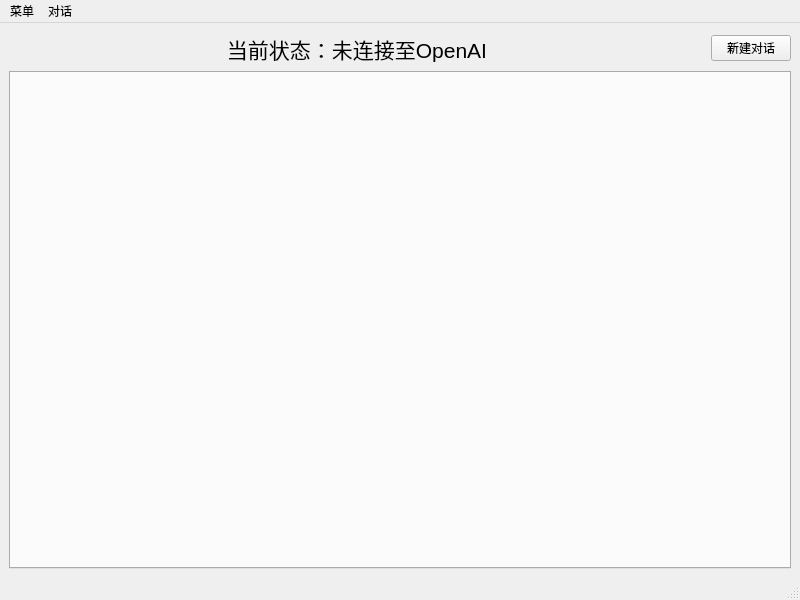
<?xml version="1.0" encoding="UTF-8"?>
<ui version="4.0">
 <class>MainWindow</class>
 <widget class="QMainWindow" name="MainWindow">
  <property name="geometry">
   <rect>
    <x>0</x>
    <y>0</y>
    <width>800</width>
    <height>600</height>
   </rect>
  </property>
  <property name="windowTitle">
   <string>GPT for Windows 3.3</string>
  </property>
  <property name="windowIcon">
   <iconset>
    <selectedon>:/icos/GPT_ICO.ico</selectedon>
   </iconset>
  </property>
  <widget class="QWidget" name="centralwidget">
   <layout class="QVBoxLayout" name="verticalLayout" stretch="1,15">
    <item>
     <layout class="QHBoxLayout" name="horizontalLayout" stretch="0,0">
      <item>
       <widget class="QLabel" name="Statelabel">
        <property name="sizePolicy">
         <sizepolicy hsizetype="Expanding" vsizetype="Expanding">
          <horstretch>0</horstretch>
          <verstretch>0</verstretch>
         </sizepolicy>
        </property>
        <property name="font">
         <font>
          <pointsize>16</pointsize>
         </font>
        </property>
        <property name="text">
         <string>当前状态：未连接至OpenAI</string>
        </property>
        <property name="alignment">
         <set>Qt::AlignCenter</set>
        </property>
       </widget>
      </item>
      <item>
       <widget class="QPushButton" name="NewChat">
        <property name="text">
         <string>新建对话</string>
        </property>
       </widget>
      </item>
     </layout>
    </item>
    <item>
     <widget class="QTabWidget" name="ChatTabs">
      <property name="enabled">
       <bool>true</bool>
      </property>
      <property name="sizePolicy">
       <sizepolicy hsizetype="Preferred" vsizetype="Preferred">
        <horstretch>0</horstretch>
        <verstretch>0</verstretch>
       </sizepolicy>
      </property>
      <property name="font">
       <font>
        <pointsize>11</pointsize>
       </font>
      </property>
      <property name="tabsClosable">
       <bool>true</bool>
      </property>
     </widget>
    </item>
   </layout>
  </widget>
  <widget class="QMenuBar" name="menubar">
   <property name="geometry">
    <rect>
     <x>0</x>
     <y>0</y>
     <width>800</width>
     <height>22</height>
    </rect>
   </property>
   <widget class="QMenu" name="menu">
    <property name="title">
     <string>菜单</string>
    </property>
    <addaction name="actionlongin"/>
    <addaction name="separator"/>
    <addaction name="actionshift"/>
    <addaction name="separator"/>
    <addaction name="actionabout"/>
   </widget>
   <widget class="QMenu" name="menu_2">
    <property name="title">
     <string>对话</string>
    </property>
    <addaction name="actionDelete"/>
    <addaction name="actionexport"/>
   </widget>
   <addaction name="menu"/>
   <addaction name="menu_2"/>
  </widget>
  <widget class="QStatusBar" name="statusbar"/>
  <action name="actionlongin">
   <property name="text">
    <string>登录</string>
   </property>
   <property name="toolTip">
    <string>登录</string>
   </property>
  </action>
  <action name="actionDelete">
   <property name="text">
    <string>重置当前对话</string>
   </property>
   <property name="toolTip">
    <string>重置当前对话</string>
   </property>
  </action>
  <action name="actionabout">
   <property name="text">
    <string>关于</string>
   </property>
   <property name="toolTip">
    <string>关于</string>
   </property>
  </action>
  <action name="actionexport">
   <property name="text">
    <string>导出当前对话</string>
   </property>
   <property name="toolTip">
    <string>导出当前对话</string>
   </property>
  </action>
  <action name="actionshift">
   <property name="text">
    <string>悬浮模式</string>
   </property>
   <property name="toolTip">
    <string>切换为悬浮模式</string>
   </property>
  </action>
 </widget>
 <resources>
  <include location="images.qrc"/>
 </resources>
 <connections/>
</ui>
